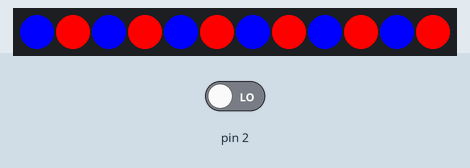
Simulated run of this sketch. Board: Arduino Uno, built with avr-gcc and run on an emulated ATmega328P. Shown: 12 RGB LEDs in strip order, left to right. The inputs (shaded band) are chosen by the test bench; at power-on: pin 2 LOW. The strip is taken to match the declared colour order.

Above: at 0.6 s.
At 1.6 s:
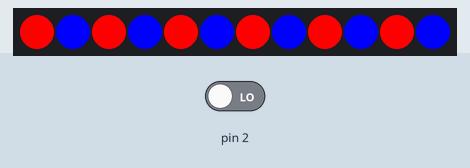
At 2.44 s:
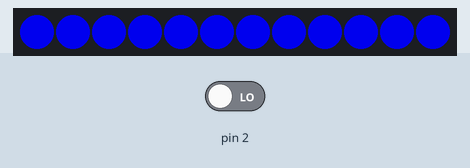

Measured:
- by itself, everything shown: repeats every 2.0 s, in 4 steps
- what the display in image 0 shows lasts 0.8 s, from 0.5 s to 1.3 s

The sketch:

rc_leds.ino
```cpp
// about: rc lights
#include <Adafruit_NeoPixel.h>

#define PIN 20

// Parameter 1 = number of pixels in strip
// Parameter 2 = Arduino pin number (most are valid)
// Parameter 3 = pixel type flags, add together as needed:
//   NEO_KHZ800  800 KHz bitstream (most NeoPixel products w/WS2812 LEDs)
//   NEO_KHZ400  400 KHz (classic 'v1' (not v2) FLORA pixels, WS2811 drivers)
//   NEO_GRB     Pixels are wired for GRB bitstream (most NeoPixel products)
//   NEO_RGB     Pixels are wired for RGB bitstream (v1 FLORA pixels, not v2)
Adafruit_NeoPixel strip = Adafruit_NeoPixel(12, PIN, NEO_RGB + NEO_KHZ800);

// IMPORTANT: To reduce NeoPixel burnout risk, add 1000 uF capacitor across
// pixel power leads, add 300 - 500 Ohm resistor on first pixel's data input
// and minimize distance between Arduino and first pixel.  Avoid connecting
// on a live circuit...if you must, connect GND first.

uint32_t off = strip.Color(0, 0, 200);
uint32_t white = strip.Color(255, 255, 255);
uint32_t blue = strip.Color(0, 0, 255);
uint32_t red = strip.Color(255, 0, 0);
uint32_t orange = strip.Color(255, 140, 0);

int ch1;

void setup()
{
  pinMode(2, INPUT);
  normal();
  strip.begin();
  strip.show();
}

void setp(int pix, uint32_t col)
{
  strip.setPixelColor(pix - 1, col);
}

void loop()
{
  ch1 = pulseIn(2, HIGH, 25000); // Read the pulse width of
  if (ch1 < 1200)
  {
    police1();
  }
  else if (ch1 < 1600)
  {
    strobo();
  }
  else
  {

    normal();
  }
}

void normal()
{
  setp(1, white);
  setp(2, white);
  setp(3, orange);
  setp(4, orange);
  setp(5, white);
  setp(6, white);
  setp(7, red);
  setp(8, orange);
  setp(9, orange);
  setp(10, red);
  strip.show();
  delay(500);
}

void strobo()
{
  setp(1, white);
  setp(2, blue);
  setp(3, orange);
  setp(4, orange);
  setp(5, blue);
  setp(6, white);
  setp(7, red);
  setp(8, orange);
  setp(9, orange);
  setp(10, red);
  strip.show();
  delay(30);
  setp(1, off);
  setp(2, off);
  setp(3, off);
  setp(4, off);
  setp(5, off);
  setp(6, off);
  setp(7, off);
  setp(8, off);
  setp(9, off);
  setp(10, off);
  strip.show();
  delay(50);
}
void police1()
{
  setL(red);
  setR(blue);

  strip.show();

  delay(800);
  setL(off);
  setR(off);
  strip.show();

  delay(200);
  setL(blue);
  setR(red);

  strip.show();
  delay(800);
  setL(off);
  setR(off);
  strip.show();

  delay(200);
}

void setL(uint32_t col)
{
  setp(2, col);
  setp(4, col);
  setp(6, col);
  setp(8, col);
  setp(10, col);

  setp(12, col);
}
void setR(uint32_t col)
{
  setp(1, col);
  setp(3, col);
  setp(5, col);
  setp(7, col);
  setp(9, col);
  setp(11, col);
}

void police()
{
  setp(1, red);
  setp(2, white);
  setp(3, blue);
  setp(4, red);
  setp(5, white);
  setp(6, blue);
  setp(7, red);
  setp(8, red);
  setp(9, blue);
  setp(10, red);
  strip.show();
  delay(80);
  setp(3, blue);
  setp(8, red);
  setp(9, blue);
  setp(4, red);
  strip.show();
  delay(20);
  setp(3, off);
  setp(8, off);
  setp(9, off);
  setp(4, off);
  strip.show();
  delay(50);
  setp(3, blue);
  setp(8, red);
  setp(9, blue);
  setp(4, red);
  strip.show();
  delay(20);
  setp(3, off);
  setp(8, off);
  setp(9, off);
  setp(4, off);
  setp(1, blue);
  setp(6, red);
  strip.show();
  delay(80);
  setp(3, red);
  setp(8, blue);
  setp(9, red);
  setp(4, blue);
  strip.show();
  delay(20);
  setp(3, off);
  setp(8, off);
  setp(9, off);
  setp(4, off);
  strip.show();
  delay(80);
  setp(3, red);
  setp(8, blue);
  setp(9, red);
  setp(4, blue);
  strip.show();
  delay(20);
  setp(3, off);
  setp(8, off);
  setp(9, off);
  setp(4, off);
  strip.show();
}
```
